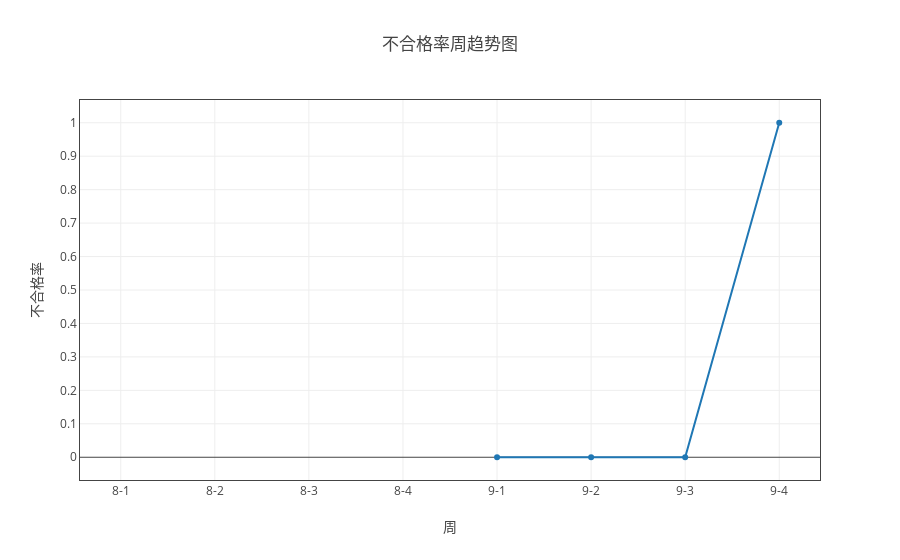
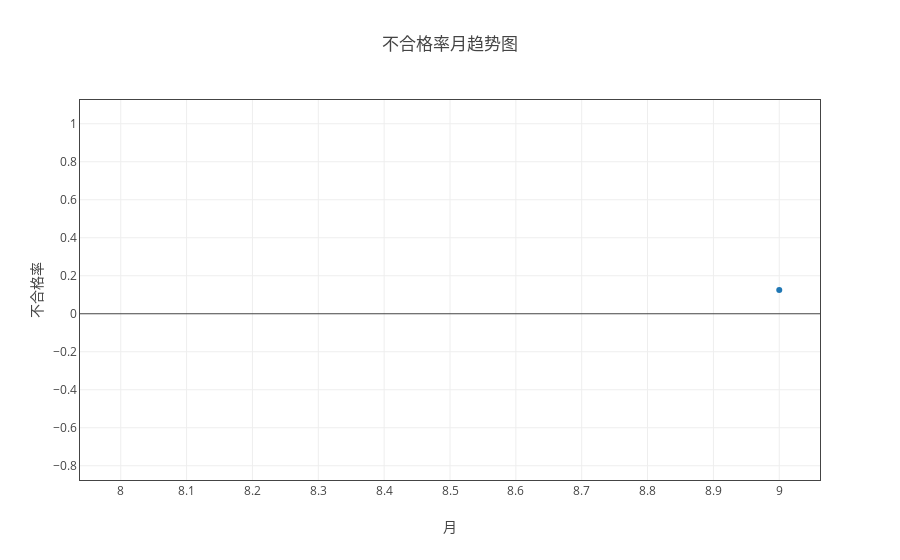

Write notebook code for charts like these, in order.
### Markdown cell above
### 不合格率

### Code cell
data_dict = {'不合格率':['不通过芯片数', '芯片总数']}
myModule.plot( all_dict, data_dict, '人员' ,  'line' , all='all')

### Figure 1 — Plotly figure (JSON) as saved in the notebook; plotly's stock layout.template omitted (floating-point values rounded to 4 significant figures)
{"data": [{"name": "不合格率", "type": "scatter", "uid": "dce1f876-ca97-11e8-8cb5-d89ef3991fb3", "x": ["8-1", "8-2", "8-3", "8-4", "9-1", "9-2", "9-3", "9-4"], "y": [null, null, null, null, 0, 0, 0, 1]}], "layout": {"title": "不合格率周趋势图", "xaxis": {"mirror": "all", "nticks": 20, "showgrid": true, "showline": true, "title": "周", "zeroline": true}, "yaxis": {"mirror": "all", "nticks": 20, "showgrid": true, "showline": true, "title": "不合格率", "zeroline": true}}}

### Figure 2 — Plotly figure (JSON) as saved in the notebook; plotly's stock layout.template omitted (floating-point values rounded to 4 significant figures)
{"data": [{"name": "不合格率", "type": "scatter", "uid": "dcebb5d4-ca97-11e8-a517-d89ef3991fb3", "x": ["8", "9"], "y": [null, 0.125]}], "layout": {"title": "不合格率月趋势图", "xaxis": {"mirror": "all", "nticks": 20, "showgrid": true, "showline": true, "title": "月", "zeroline": true}, "yaxis": {"mirror": "all", "nticks": 20, "showgrid": true, "showline": true, "title": "不合格率", "zeroline": true}}}
